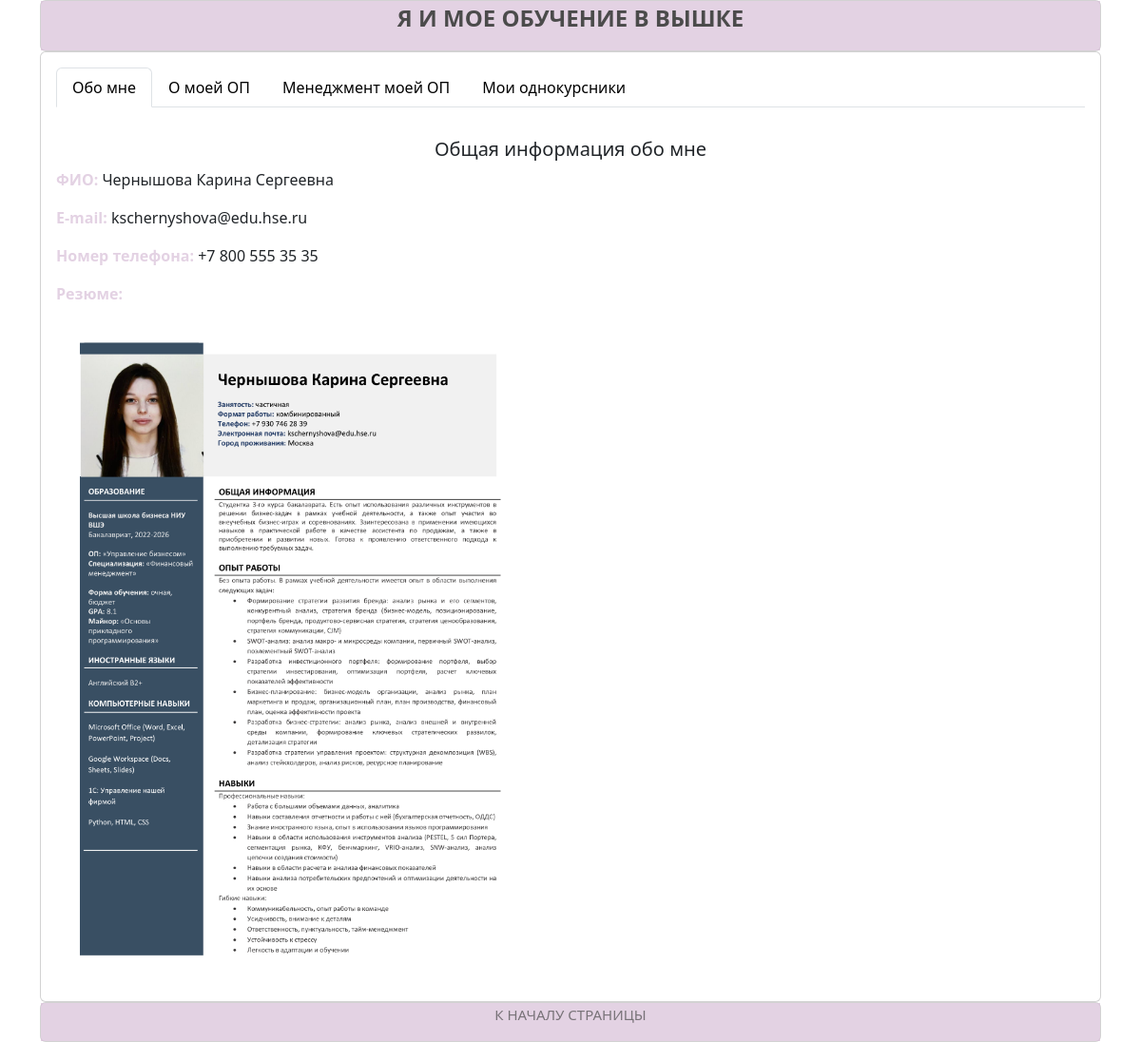
The page /page/9 on the database its author committed.
### site_app/models.py (models this page shows, shortened)
class Item(models.Model):
    item_title = models.CharField(verbose_name = 'Заголовок (title)', max_length=255, default="Заголовок" )
    item_nav = models.CharField(verbose_name = 'Название ссылки', max_length=255, default="Название ссылки")
    item_nav_position = models.IntegerField(verbose_name = 'Приоритет ссылки в навигации (0 - исключить)', default=1, help_text="большее - число правее, 0 - исключить из навигации")
    item_content = models.TextField(verbose_name = 'Основное содержание страницы',
    default = '<a id="top_of _page" href="#h1" class="card-link">На раздел 1</a>   <h6 class="card-subtitle mb-2 text-body-secondary ">   <a id="h1">Раздел 1</a></h6>   <p class="card-text">Содержание раздела 1</p>   <img src="/static/images/settings_django.png"  height="30px">    <a href="#top_of _page" class="card-link">к началу страницы</a>')
    item_current_date = models.DateTimeField(verbose_name = "Дата Записи", auto_now=True)
    class Meta:
        verbose_name = 'Содержание текущей страницы'
        verbose_name_plural = 'Содержание всех страниц'
        ordering = ('-item_nav_position',)

### site_app/views.py (the view)
# urls.py: path('page/<int:pk>', views.page, name='page'),
def page(request, pk):
    nav_objects = Item.objects.values('id','item_nav', 'item_nav_position').filter(item_nav_position__gt=0).order_by('-item_nav_position')
    print("nav_objects: ", nav_objects)
    content_object = Item.objects.values().get(id=pk)
    print("content_object:\n", content_object)
    context = {'pk': pk, 'nav_objects': nav_objects, 'content_object': content_object}
    return render(request, 'page.html', context)

### site_app/templates/page.html (shortened to what this page needs)
{% extends 'layout.html' %}
{% block content %}
    <div class="card">
        <div class="card-body">
            <ul class="nav nav-tabs">
                {% for object in nav_objects %}
                    <li class="nav-item">
                        <a style="color:black; text-decoration:none" class="{% if pk == object.id %}nav-link active{% else %}nav-link{% endif %}"
                           href="{% url 'site_app:page' pk=object.id %}">{{ object.item_nav }}</a>
                    </li>
                {% endfor %}
            </ul>
        </div>
        <div class="card-body">
            <h5 class='card-title text-center'> {% autoescape off %}{{ content_object.item_title }}{% endautoescape %}</h5>
            {% autoescape off %}{{ content_object.item_content }}{% endautoescape %}
        </div>
    </div>
{% endblock %}

### rows shown on the page
Item: item_nav "Обо мне", item_title "Общая информация обо мне", item_content "ФИО: Чернышова Карина Сергеевна E-mail: kschernyshova@edu.hse.ru Номер телефона: +7 800 555 35 35 Резюме:", item_content (picture)
Item: item_nav "О моей ОП"
Item: item_nav "Менеджмент моей ОП"
Item: item_nav "Мои однокурсники"
